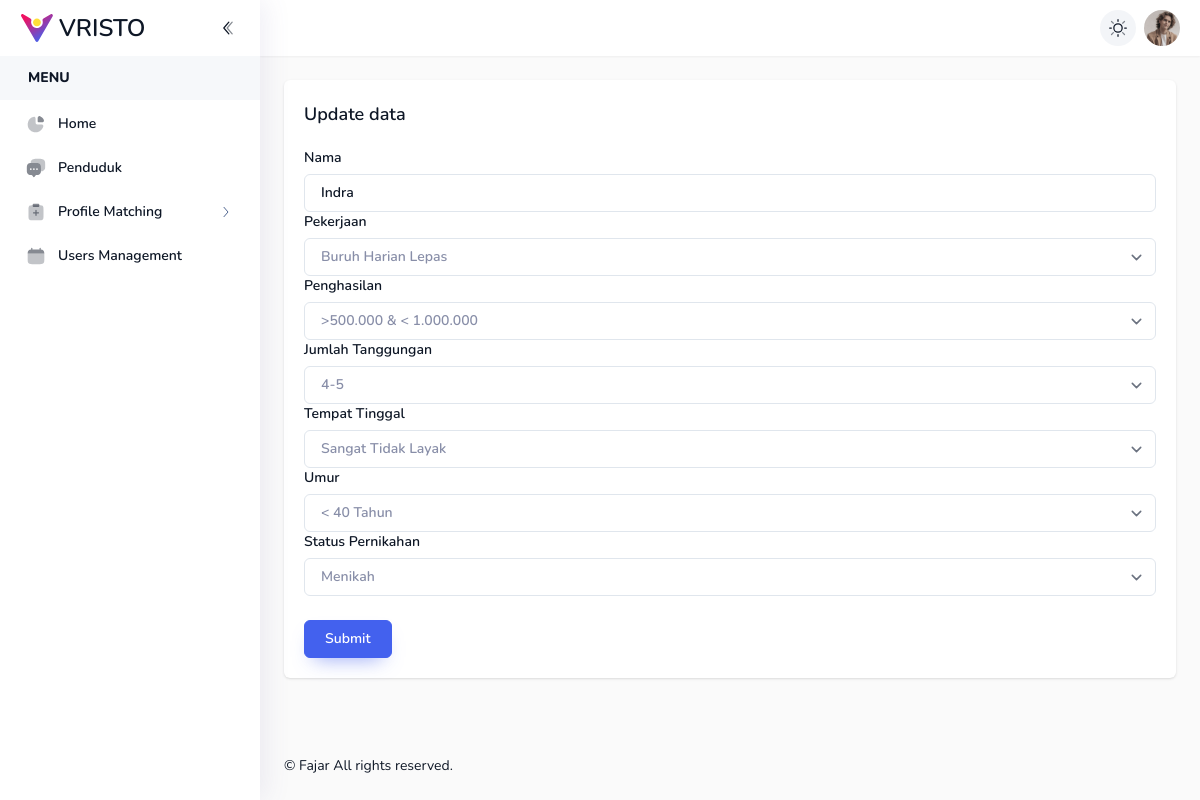
Page /index.php?pages=update-penduduk&id=1 (signed in) on the committed database.
### tables this page shows
CREATE TABLE `penduduk` (
  `id` int(11) NOT NULL,
  `nama_penduduk` varchar(100) NOT NULL,
  `jenis_kelamin` int(1) NOT NULL,
  `pekerjaan` int(11) NOT NULL,
  `penghasilan` int(11) NOT NULL,
  `jml_tanggungan` int(11) NOT NULL,
  `tempat_tgl` int(11) NOT NULL,
  `umur` int(11) NOT NULL,
  `sts_kawin` int(11) NOT NULL
);

CREATE TABLE `kriteria` (
  `id` int(11) NOT NULL,
  `nama` varchar(64) NOT NULL,
  `jenis` enum('cf','sf') NOT NULL,
  `ket` varchar(64) NOT NULL
);

CREATE TABLE `sub_kriteria` (
  `id` int(11) NOT NULL,
  `kriteria_id` int(11) NOT NULL,
  `nama` varchar(68) NOT NULL,
  `nilai` int(11) NOT NULL
);

### include/config.php (called while the page is built, shortened)
<?php
$conn = mysqli_connect('localhost', 'root', '', 'db_pma_fajar');
function query($query)
{
    global $conn;
    $res = mysqli_query($conn, $query);
    $rows = [];
    while ($row = mysqli_fetch_assoc($res)) {
        $rows[] = $row;
    }
    return $rows;
}
?>

### pages/update-penduduk.php (the view, shortened to what this page needs)
<?php
$q = mysqli_query($conn,"select * from penduduk where id='".$_GET['id']."'");
$data = mysqli_fetch_array($q);
?>
<div class="col-md-12 justify-content-center panel mb-2">
    <div class="mb-5 flex items-center justify-between">
    <h5 class="text-lg font-semibold">Update data</h5>
    </div>
    <form action="" method="post">
    <div>
        <label for="ctnEmail">Nama</label>
        <input id="ctnEmail" type="text" name="nama" value="<?=$data['nama_penduduk']?>" placeholder="Indra" class="form-input" required />
    </div>
    <?php
        $kriteria = query("select * from kriteria");
        foreach($kriteria as $k):
    ?>
    <div>
        <label for="ctnSelect<?=$k["id"]?>"><?=$k["nama"]?></label>
        <select id="ctnSelect1" name="<?=$k['ket']?>" class="form-select text-white-dark" required>
            <?php
                $q = query("select * from sub_kriteria where kriteria_id = ".$k["id"]);
                foreach($q as $row):
            ?>
            <option value="<?=$row['nilai']?>" <?= $data[$k['ket']]==$row['nilai']?'selected':'' ?>> <?=$row['nama']?></option>
            <?php endforeach?>
        </select>
    </div>
    <?php
        endforeach;
    ?>
    <button type="submit" name="submit" class="btn btn-primary !mt-6">Submit</button>
    </form>
</div>

### rows in the picture
penduduk: nama "Indra"
kriteria: nama "Pekerjaan", pekerjaan "Buruh Harian Lepas"
kriteria: nama "Penghasilan", penghasilan ">500.000 & < 1.000.000"
kriteria: nama "Jumlah Tanggungan", jml_tanggungan "4-5"
kriteria: nama "Tempat Tinggal", tempat_tgl "Sangat Tidak Layak"
kriteria: nama "Umur", umur "< 40 Tahun"
kriteria: nama "Status Pernikahan", sts_kawin "Menikah"
